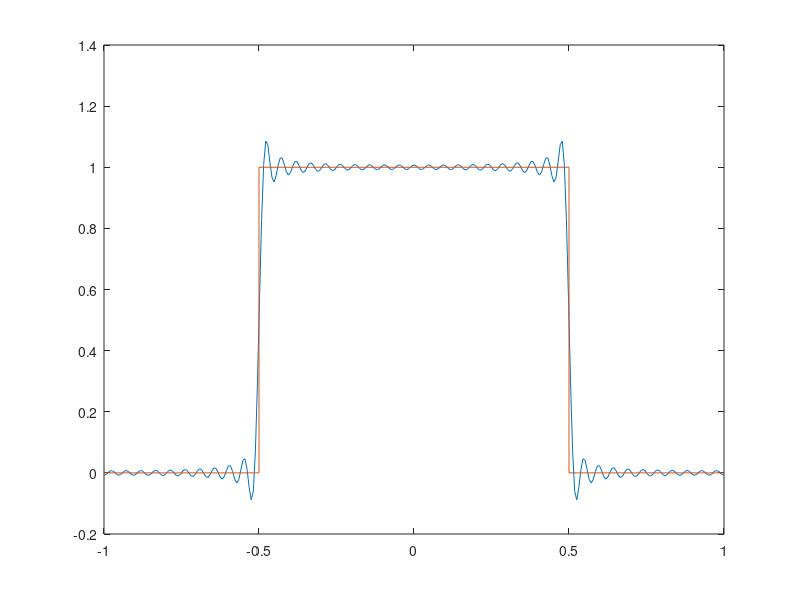

The MATLAB source for this figure:
function hw4_ex3
  %Create figure and folder
  figure(1);
  out_dir = "ex3_images";
  mkdir (out_dir);
  
  %Get a sample for x
  x = linspace(-1, 1, 300);
  
  %This will store the sumation from the previous iteration
  %to add it to the new iteration
  previous = linspace(0, 0, 300);
  i = 1;
  
  while (i != 43)
    
    hold off;
    
    %Compute the increment of this iteration and add it to the total
    actual =  (2/(i*pi))*realpow(-1, (i - 1)/2)*cos(i*pi*x);
    actual += previous;
    fx = 1/2 + actual;
    
    
    %Plot the graph
    plot(x, fx);
    hold on;
    %Plot the square function
    line([-1, -0.5], [0, 0]);
    hold on;
    line([-0.5, -0.5], [0, 1]);
    hold on;
    line([-0.5, 0.5], [1, 1]);
    hold on;
    line([0.5, 0.5], [1, 0]);
    hold on;
    line([1, 0.5], [0, 0]);
    
    previous = actual;
    
    %Save the frammes
    fname = fullfile(out_dir, sprintf("img%0.3i.png", i));
    imwrite(getframe(gcf).cdata, fname);
    i += 2;
  endwhile
  
endfunction
